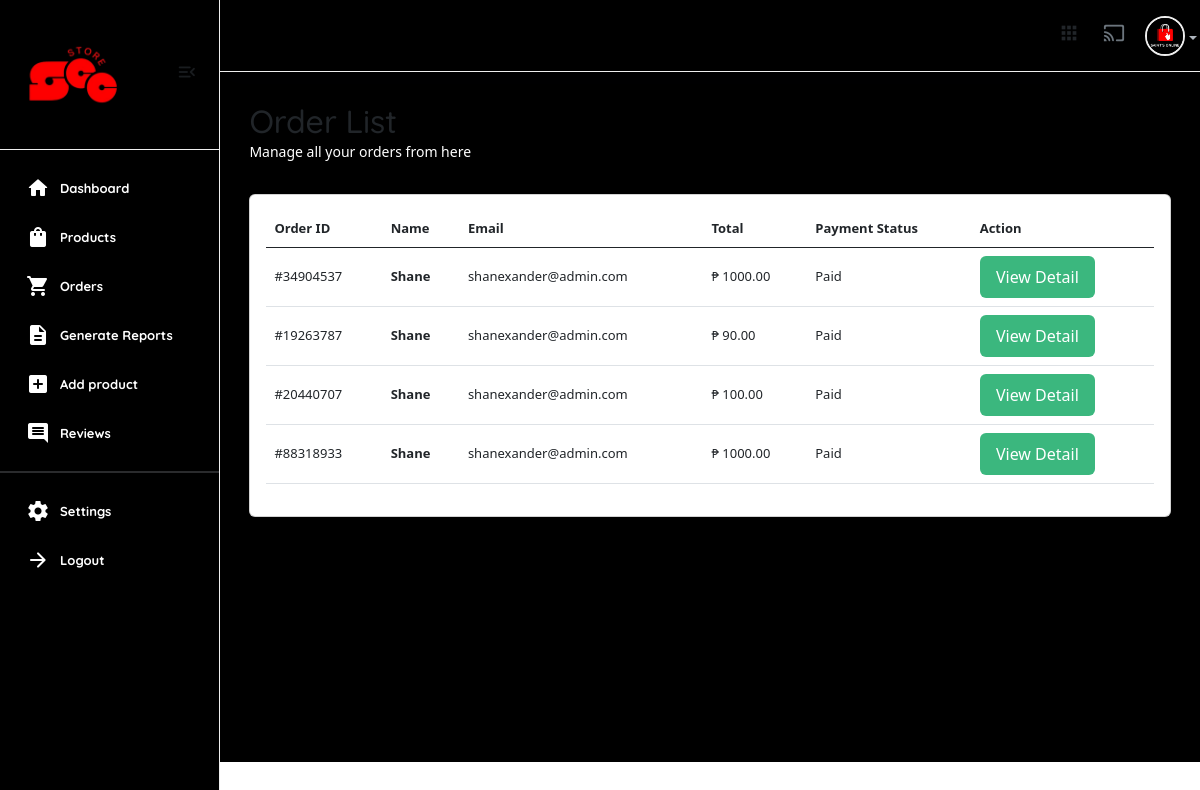
The page /useradmin/orders/ (signed in) on the database as committed earlier.
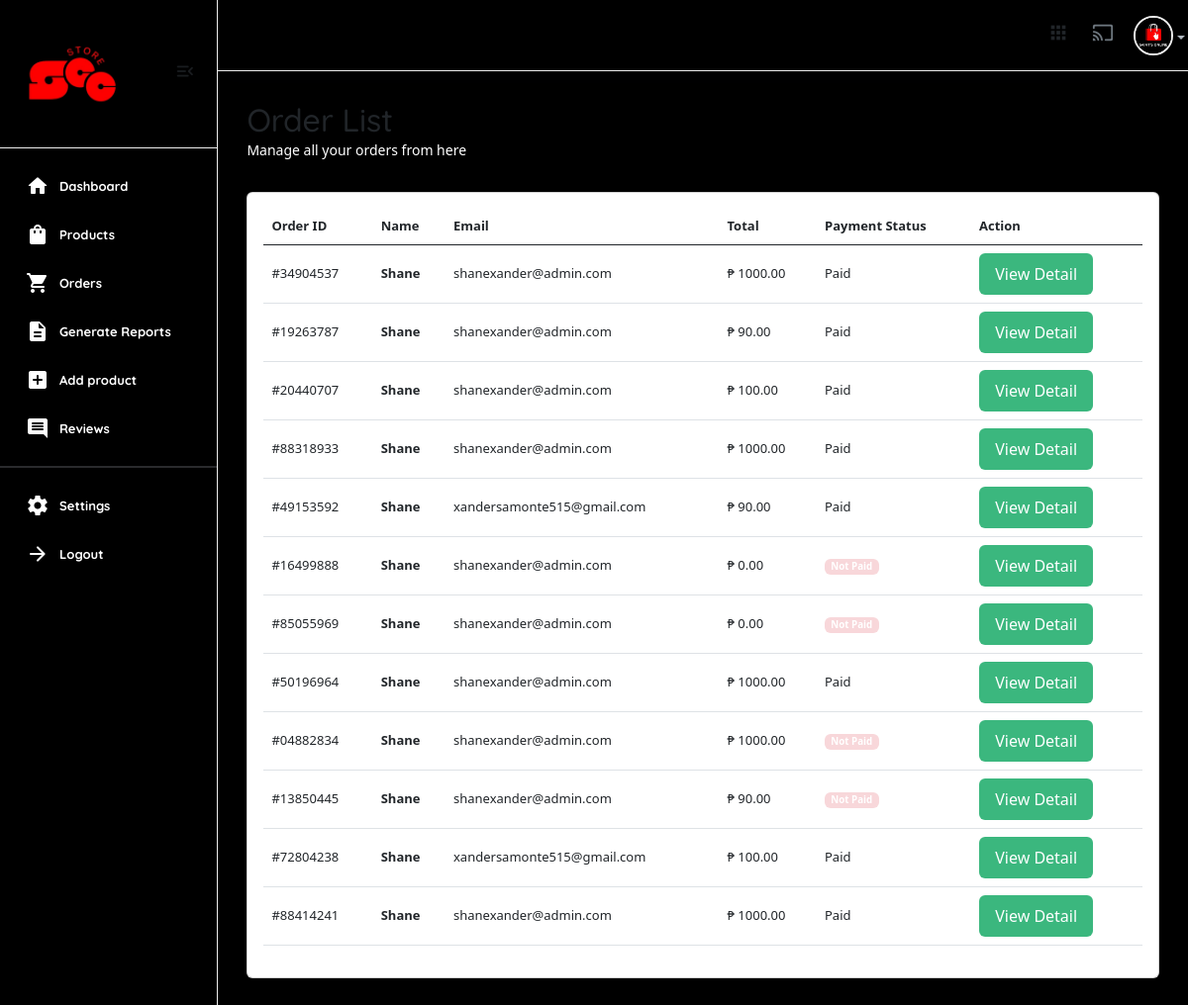
The same page on the database as committed later.
### core/models.py (models this page shows)
class CartOrder(models.Model):
    user = models.ForeignKey(User, on_delete=models.CASCADE,)
    full_name = models.CharField(max_length=100, null=True, blank=True)
    email = models.CharField(max_length=100, null=True, blank=True)
    phone = models.CharField(max_length=100, null=True, blank=True)
    address = models.CharField(max_length=100, null=True, blank=True)
    city = models.CharField(max_length=100, null=True, blank=True)
    state = models.CharField(max_length=100, null=True, blank=True)
    country = models.CharField(max_length=100, null=True, blank=True)
    price = models.DecimalField(max_digits=12, decimal_places=2, default="1.99")
    vat = models. DecimalField(max_digits=12, decimal_places=2, default="0.00")
    saved = models.DecimalField(max_digits=12, decimal_places=2, default="0.00")
    coupons = models.ManyToManyField("core.Coupon", blank=True)
    paid_status = models.BooleanField(default=False)
    order_date = models.DateTimeField(auto_now_add=False, null=True, default=timezone.now)
    product_status = models.CharField(choices=STATUS_CHOICES, max_length=30, default="processing")
    sku = ShortUUIDField(null=True, blank=True, length=5, prefix="SKU", max_length=20, alphabet="abcd1234")
    oid = ShortUUIDField(null=True, blank=True, length=8, max_length=20, alphabet="1234567890")
    date = models.DateTimeField(default=timezone.now, null=True, blank=True)
    stripe_payment_intent = models.CharField(max_length=1000, null=True, blank=True)
    class Meta:
        verbose_name_plural = "Cart Order"

### useradmin/views.py (the view)
# urls.py: path("orders/", views.orders, name="orders"),
@user_passes_test(is_admin)
def orders(request):
    orders = CartOrder.objects.all()
    context = {
        'orders':orders,
    }
    return render(request, "useradmin/orders.html", context)

### core/context_processor.py (called while the page is built)
def default(request):
    categories = Category.objects.all()
    vendors = Vendor.objects.all()
    min_max_price = Product.objects.aggregate(Min("price"), Max("price"))
    try:
        address = Address.objects.get(user=request.user)
    except:
        address = None
    return {
        'categories': categories,
        'address':address,
        'vendors': vendors,
        'min_max_price':min_max_price
    }

### useradmin/views.py (called while the page is built)
def is_admin(user):
    return user.groups.filter(name='Staff').exists()

### templates/useradmin/orders.html (shortened to what this page needs)
{% extends 'useradmin/base.html' %}
{% load static %}
{% load humanize %}
{% block content %}
<section class="content-main">
    <div class="content-header">
        <div>
            <h2 class="content-title cards-title">Order List</h2>
            <p>Manage all your orders from here</p>
        </div>
    </div>
    <div class="card mb-4">
        <div class="card-body">
            <div class="table-responsive">
                <table class="table table-hover">
                    <thead>
                            <tr>
                            <th>Order ID</th>
                            <th scope="col">Name</th>
                            <th scope="col">Email</th>
                            <th scope="col">Total</th>
                            <th scope="col">Payment Status</th>
                            <th scope="col">Action</th>
                        </tr>
                    </thead>
                    <tbody>
                        {% for c in orders %}
                            <tr>
                                <td>#{{c.oid}}</td>
                                <td><b>{{c.full_name|title}}</b></td>
                                <td>{{c.email}}</td>
                                <td>₱ {{c.price}}</td>
                                {% if c.paid_status == True %}
                                    <td>Paid</td>
                                {% else %}
                                    <td><span class="badge alert-danger">Not Paid</span></td>
                                {% endif %}
                                <td>
                                    <a href="{% url 'useradmin:order_detail' c.id %}" class="btn btn-md rounded font-sm">View Detail</a>
                                </td>
                            </tr>
                        {% endfor %}
                    </tbody>
                </table>
            </div>
        </div>
    </div>
</section>
{% endblock content %}

Rows that differ between the two databases and show on the page:
added CartOrder: oid "49153592", full_name "Shane", email "xandersamonte515@gmail.com", price "90.00", paid_status "Paid"
added CartOrder: oid "16499888", full_name "Shane", email "shanexander@admin.com", price "0.00", paid_status "Not Paid"
added CartOrder: oid "85055969", full_name "Shane", email "shanexander@admin.com", price "0.00", paid_status "Not Paid"
added CartOrder: oid "50196964", full_name "Shane", email "shanexander@admin.com", price "1000.00", paid_status "Paid"
added CartOrder: oid "04882834", full_name "Shane", email "shanexander@admin.com", price "1000.00", paid_status "Not Paid"
added CartOrder: oid "13850445", full_name "Shane", email "shanexander@admin.com", price "90.00", paid_status "Not Paid"
added CartOrder: oid "72804238", full_name "Shane", email "xandersamonte515@gmail.com", price "100.00", paid_status "Paid"
added CartOrder: oid "88414241", full_name "Shane", email "shanexander@admin.com", price "1000.00", paid_status "Paid"
